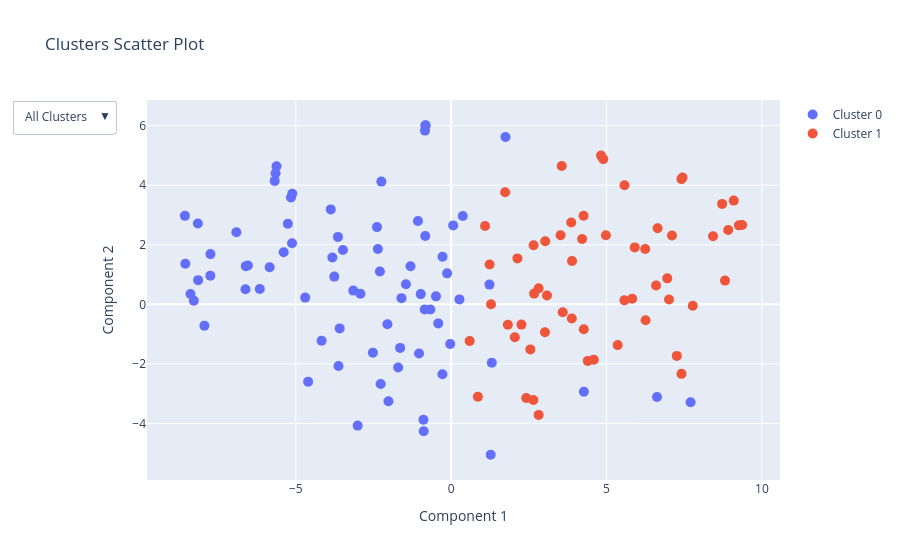

The code cell stored with this chart in its notebook:
### Markdown cell above
The problem is that the silhouette score determined that 47 is the ideal number of clusters. So we can't really launch grex for each of the 47 clusters because life is too short. 

What we can do is divide the verbs in max 2 clusters and then see what happens. 

#### Division of verbs in 2 classes

### Code cell
corpus = tod.corpus.Corpus(
    treebank_path=treebank_path,
    grew_pattern=grew_pattern,
    patterns_text_file=patterns_text_file,
    matrix_type="coverage",
    min_occurrences=10,
)

dim_red = tod.dimension_reduction_classic.Tsne_corpus(corpus, n_components=2)
clustering = tod.clustering.KMeans(corpus, k=2)
fig = tod.plotting.cluster_scatter_plot(corpus, dim_red, clustering)
fig

### Figure 1 — Plotly figure (JSON) as saved in the notebook; plotly's stock layout.template omitted (floating-point values rounded to 4 significant figures; data arrays with more than 128 entries replaced by an {"elided": "..."} marker saying what was removed)
{"data": [{"hoverinfo": "text", "hovertemplate": "%{text}<extra></extra>", "marker": {"size": 10}, "mode": "markers", "name": "Cluster 0", "text": {"elided": "76x2 str values"}, "type": "scatter", "x": [-3.822, -3.009, -4.697, -3.642, -8.142, -0.0296, -8.568, -2.051, -8.554, 6.623, -8.28, -7.745, -0.8201, -5.153, -2.519, -1.068, -2.92, -2.246, -3.149, -1.599, -8.388, -4.603, -2.386, -7.941, -0.4892, -3.761, -0.8923, 0.3734, -0.2812, -1.706, -6.618, -0.8314, 4.27, 0.2664, -1.034, -7.748, -4.17, -6.541, -3.588, -0.8343, -1.308, -5.679, -2.269, -5.841, -2.293, 0.06496, -0.1302, -1.643, -0.2773, -2.359, -0.4161, 1.232, -0.671, -2.018, -6.158, -5.389, -5.65, -0.8516, -5.255, -5.12, -6.609, -3.875, 1.273, -0.9788, 7.705, -0.8838, -0.8416, 1.748, -8.152, -3.482, -6.912, 1.308, -3.626, -5.619, -5.112, -1.455], "y": [1.571, -4.073, 0.2251, 2.264, 0.8121, -1.333, 2.971, -0.6668, 1.362, -3.111, 0.1198, 1.685, 6.012, 3.586, -1.622, 2.797, 0.3527, 4.121, 0.4599, 0.2079, 0.3472, -2.595, 2.593, -0.7152, 0.2674, 0.9306, -3.874, 2.964, -2.345, -2.122, 0.5056, 6.001, -2.935, 0.1654, -1.649, 0.963, -1.225, 1.302, -0.8079, 2.291, 1.28, 4.144, -2.674, 1.242, 1.102, 2.65, 1.04, -1.463, 1.596, 1.856, -0.6408, 0.6618, -0.1718, -3.252, 0.5155, 1.75, 4.399, -0.171, 2.707, 2.052, 1.281, 3.187, -5.05, 0.3429, -3.288, -4.263, 5.833, 5.62, 2.716, 1.822, 2.418, -1.964, -2.069, 4.637, 3.713, 0.6758]}, {"hoverinfo": "text", "hovertemplate": "%{text}<extra></extra>", "marker": {"size": 10}, "mode": "markers", "name": "Cluster 1", "text": [["agir", "VERB"], ["aller", "VERB"], ["apparaître", "VERB"], ["appartenir", "VERB"], ["arriver", "VERB"], ["attendre", "VERB"], ["avoir", "VERB"], ["comprendre", "VERB"], ["constituer", "VERB"], ["contenir", "VERB"], ["continuer", "VERB"], ["convenir", "VERB"], ["correspondre", "VERB"], ["croire", "VERB"], ["demander", "VERB"], ["devenir", "VERB"], ["devoir", "VERB"], ["dire", "VERB"], ["décider", "VERB"], ["déclarer", "VERB"], ["découvrir", "VERB"], ["dérouler", "VERB"], ["entendre", "VERB"], ["estimer", "VERB"], ["exiger", "VERB"], ["exister", "VERB"], ["expliquer", "VERB"], ["faire", "VERB"], ["falloir", "VERB"], ["indiquer", "VERB"], ["informer", "VERB"], ["parler", "VERB"], ["penser", "VERB"], ["permettre", "VERB"], ["poser", "VERB"], ["pouvoir", "VERB"], ["produire", "VERB"], ["préciser", "VERB"], ["rappeler", "VERB"], ["reconnaître", "VERB"], ["refuser", "VERB"], ["remercier", "VERB"], ["rendre", "VERB"], ["représenter", "VERB"], ["rester", "VERB"], ["retrouver", "VERB"], ["revenir", "VERB"], ["savoir", "VERB"], ["sembler", "VERB"], ["souhaiter", "VERB"], ["souligner", "VERB"], ["soutenir", "VERB"], ["tenir", "VERB"], ["travailler", "VERB"], ["trouver", "VERB"], ["venir", "VERB"], ["vouloir", "VERB"], ["être", "VERB"]], "type": "scatter", "x": [5.358, 8.915, 6.244, 7.26, 5.574, 2.814, 2.26, 1.282, 2.415, 2.814, 8.811, 5.906, 7.411, 7.445, 3.083, 7.774, 9.361, 2.652, 4.893, 3.863, 0.5948, 4.588, 1.236, 4.261, 1.735, 6.953, 4.214, 1.823, 6.643, 3.889, 0.8597, 1.091, 7.409, 5.577, 3.018, 9.259, 4.396, 3.52, 3.026, 3.558, 4.822, 2.548, 4.266, 2.643, 7.01, 3.882, 6.255, 4.978, 7.105, 8.719, 2.132, 2.047, 2.67, 5.824, 3.589, 8.426, 9.092, 6.594], "y": [-1.369, 2.493, 1.857, -1.731, 0.1331, 0.5364, -0.6807, 0.001167, -3.148, -3.712, 0.7957, 1.912, -2.335, 4.256, 0.2955, -0.0461, 2.666, 1.98, 4.876, 2.749, -1.233, -1.858, 1.336, 2.976, 3.764, 0.8715, 2.192, -0.6847, 2.556, 1.457, -3.101, 2.631, 4.204, 3.999, -0.936, 2.651, -1.9, 2.321, 2.116, 4.644, 4.993, -1.514, -0.8372, -3.215, 0.1644, -0.4769, -0.5341, 2.317, 2.311, 3.372, 1.543, -1.107, 0.3597, 0.1891, -0.2675, 2.283, 3.483, 0.6309]}], "layout": {"title": {"text": "Clusters Scatter Plot"}, "updatemenus": [{"buttons": [{"args": [{"visible": [true, true]}, {"title": "All Clusters"}], "label": "All Clusters", "method": "update"}, {"args": [{"visible": [true, false]}, {"title": "Cluster 1"}], "label": "Cluster 1", "method": "update"}, {"args": [{"visible": [false, true]}, {"title": "Cluster 2"}], "label": "Cluster 2", "method": "update"}], "direction": "down", "showactive": true}], "xaxis": {"title": {"text": "Component 1"}}, "yaxis": {"title": {"text": "Component 2"}}}}
